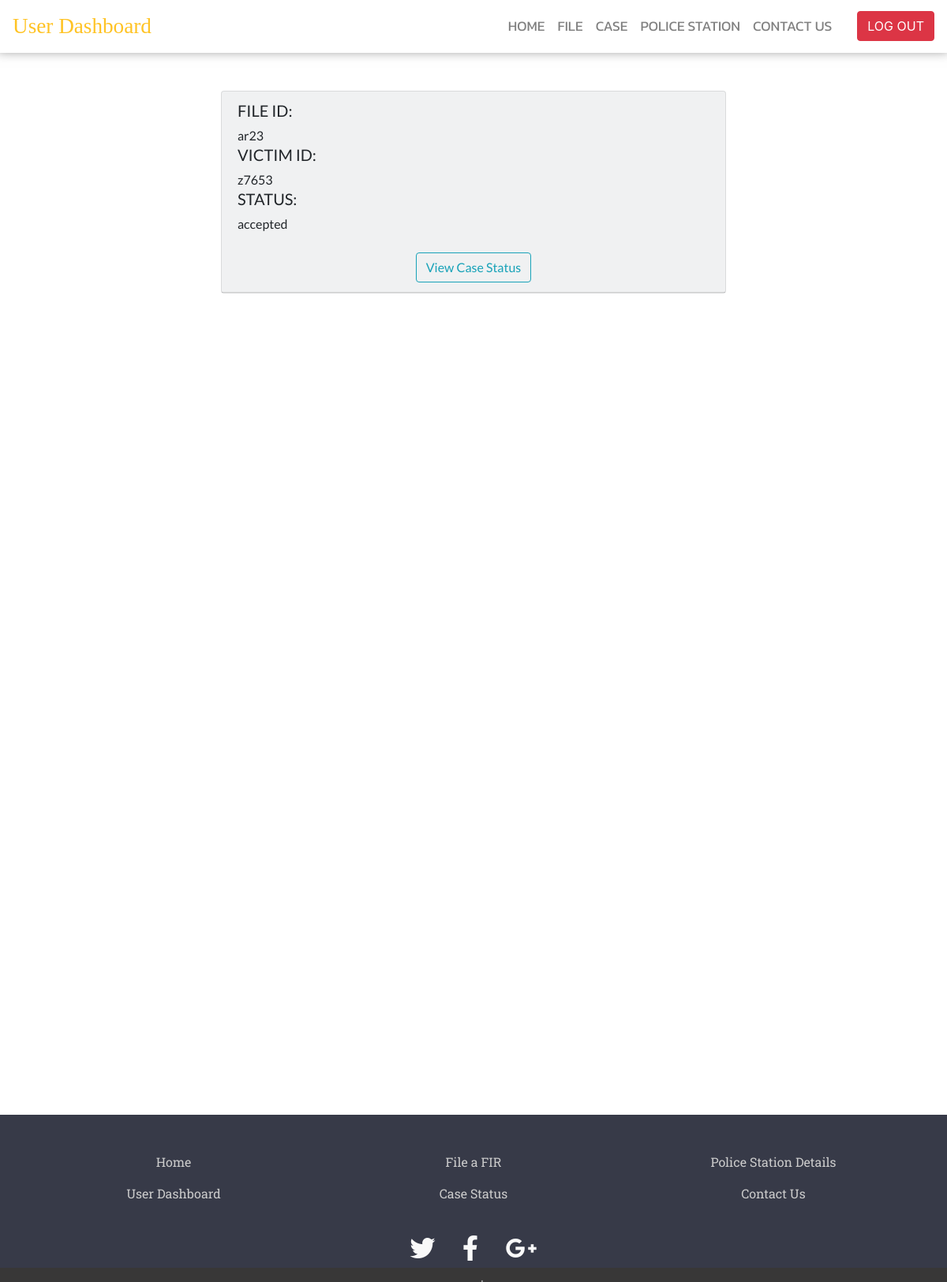
Page /dashboard/user_dashboard_menus/case.php (signed in) on the committed database.
### tables this page shows
CREATE TABLE `fir_status` (
  `status` text NOT NULL,
  `fid` varchar(100) NOT NULL,
  `vid` varchar(100) NOT NULL
);

### dashboard/user_dashboard_menus/case.php (the view, shortened to what this page needs)
<?php
$x=$_SESSION['vid'];
?>
<!DOCTYPE html>
<html>
<head>
	<link rel="stylesheet" href="https://use.fontawesome.com/releases/v5.8.1/css/all.css">
	<link rel="stylesheet" href="https://maxcdn.bootstrapcdn.com/bootstrap/4.0.0/css/bootstrap.min.css">
	<link rel="stylesheet" type="text/css" href="case_style.css">
</head>
<body>
		<nav class="navbar navbar-expand-lg navbar-light sticky-top navbar-custom">
			<a class="navbar-brand" href="#">User Dashboard</a>
			<div class="collapse navbar-collapse" id="navbarSupportedContent">
				<ul class="navbar-nav mr-auto w-100 justify-content-end px-4">
					<li class="nav-item active"><a href="../user_dashboard.php" class="nav-link" >HOME</a></li>
					<li class="nav-item"><a href="fir.php" class="nav-link">FILE</a></li>
					<li class="nav-item"><a href="case.php" class="nav-link">CASE</a></li>
					<li class="nav-item"><a href="ps.php" class="nav-link">POLICE STATION</a></li>
					<li class="nav-item "><a href="contact.php" class="nav-link">CONTACT US</a></li>
				</ul>
				<a href="../../php/user_logout.php"><button type="button" class="btn btn-danger" >LOG OUT</button></a>
			</div>
		</nav>
		<div class="content">
<?php
        include("../sub_admin_dashboard_menus/connectioni.php");
        $rs1=mysqli_query($con,"SELECT * FROM `user_signup` WHERE vid='$x'");
        while ($row=mysqli_fetch_array($rs1))
		{
		$vid=$row[2];
		}
		$rs=mysqli_query($con,"SELECT * FROM `fir_status` WHERE vid='$vid'");
		while($row=mysqli_fetch_array($rs))
		{
  			$status=$row[0];
  			$fid=$row[1];
  			$vid=$row[2];
?>
		<div class="card bg-light my-5 mx-auto " style="max-width: 40rem;">
				<div class="card-header align-middle ">
					<h5>FILE ID:</h5>  <?php echo $fid;  ?>
					<h5>VICTIM ID:</h5>  <?php echo $vid;  ?>
					<h5>STATUS:</h5>  <?php echo $status;  ?><br><br>
					<?php
						if ($status == "accepted")
						{
							?>
							<div class="text-center">
								<a href="case_status.php"><button type="button" class="btn btn-outline-info center-block">View Case Status</button></a>
							</div>
							<?php
						}
						else
						{
						}
					 ?>
				</div>
			</div>
		<?php } ?>
		</div>
		<footer id="site-footer">
			<div class="container">
				<div class="row text-center custom-list">
					<div class="col-sm-4">
						<ul class="list-unstyled">
						<li><a href="../../index.php" class="nav-link">Home</a></li>
						<li><a href="../user_dashboard.php" class="nav-link">User Dashboard</a></li>
					</ul>
					</div>
					<div class="col-sm-4">
						<ul class="list-unstyled">
							<li><a href="fir.php" class="nav-link">File a FIR</a></li>
							<li><a href="case.php" class="nav-link">Case Status</a></li>
						</ul>
					</div>
					<div class="col-sm-4">
						<ul class="list-unstyled">
							<li><a href="ps.php" class="nav-link">Police Station Details</a></li>
							<li><a href="contact.php" class="nav-link">Contact Us</a></li>
						</ul>
					</div>
				</div>
			</div>
			<div class="social-networks">
				<a href="https://www.twitter.com/ocms" class="twitter"><i class="fab fa-twitter"></i></a>
				<a href="https://www.facebook.com/ocms" class="facebook"><i class="fab fa-facebook-f"></i></a>
				<a href="mailto:ocms@gmail.com?subject=Mail from Our Site" class="google"><i class="fab fa-google-plus-g"></i></a>
			</div>
			<div class="footer-copyright">
            	<p>&copy;2024 All Rights Reserved | Designed By <a href="https://www.linkedin.com/in/penudagreat/"><span>Penuel Kibet</span></a> </p>
        	</div>
		</footer>
</body>
</html>

### dashboard/user_dashboard_menus/case_style.css (style rules this page uses)
* { margin:0; padding: 0; }
body { background: #ffff; min-height: 100%; position: relative; padding-bottom: 20vh; }
.navbar-custom { background: #ffff; -webkit-box-shadow:0 -0.4rem 0.9rem 0.2rem rgba(0,0,0,.5); -moz-box-shadow: -0.4rem 0.9rem 0.2rem rgba(0,0,0,.5):; box-shadow:0 -0.4rem 0.9rem 0.2rem rgba(0,0,0,.5); }
#navbarSupportedContent li a { color: grey; font-family: 'Kanit', sans-serif; font-size: 1.1em; }
.navbar-brand { color: #ffc324 !important; font-family: 'Cinzel', serif; font-size: 1.7em; }
.content { position:relative; padding-bottom: 20vh; font-family: 'Lato', sans-serif; }
#site-footer { background-color: #373a48; color:white; height: 200px; position: absolute; left: 0 ; right: 0; bottom: 0; margin-bottom: -50vh; }
#site-footer .custom-list { margin-top: 40px; color: #fff !important; }
#site-footer li a { color: #ccc; font-family: 'Roboto Slab', serif; }
#site-footer .social-networks { text-align: center; padding-top: 10px; padding-bottom: 0; }
#site-footer .social-networks a { margin-right: 5px; margin-left: 5px; font-size: 32px; color: #f9f9f9; padding: 10px; transition: 0.2s; }
#site-footer .footer-copyright { background-color: #383737; padding-top:3px; padding-bottom:3px; text-align: center; }
#site-footer .footer-copyright p { margin:10px; color: #ccc; }

### rows in the picture
fir_status: fid "ar23", vid "z7653", status "accepted", shows "View Case Status"
